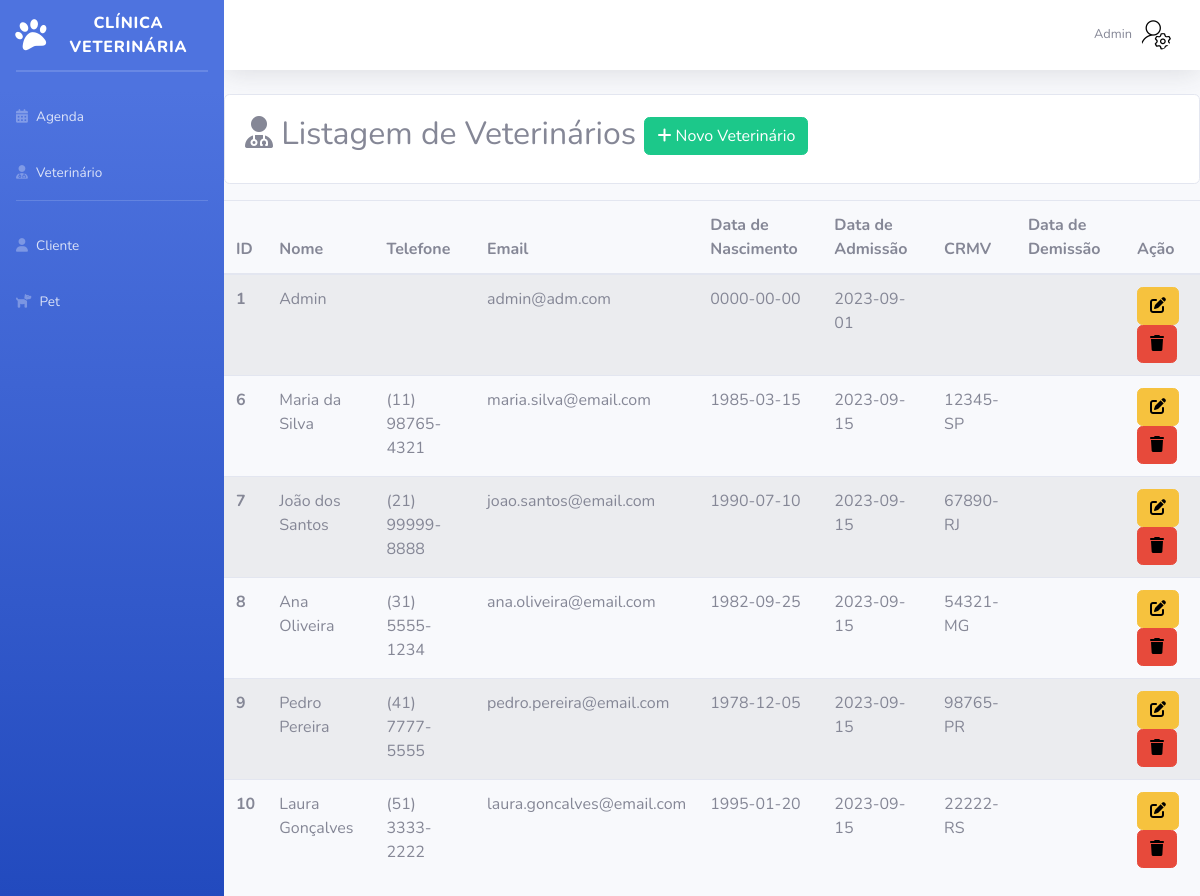
Screenshot of /Sistema/Admin/listagemVeterinario.php (signed in) with the database file from the repository.
### tables this page shows
CREATE TABLE `veterinario` (
  `id` int(11) NOT NULL,
  `status` varchar(10) NOT NULL,
  `nome` varchar(200) NOT NULL,
  `telefone` varchar(20) NOT NULL,
  `email` varchar(200) NOT NULL,
  `dataNascimento` date NOT NULL,
  `dataAdmissao` date DEFAULT current_timestamp(),
  `senha` varchar(200) NOT NULL,
  `CRMV` varchar(50) NOT NULL,
  `dataDemissao` date DEFAULT NULL
);

### Sistema/Admin/listagemVeterinario.php (the view, shortened to what this page needs)
<?php
require_once("conexao.php");
$sql = "select * from veterinario";
$resultado = mysqli_query($conexao, $sql);
?>
<!DOCTYPE html>
<html lang="pt-br">
<head>
    <link href="vendor/fontawesome-free/css/all.min.css" rel="stylesheet" type="text/css">
    <link href="css/sb-admin-2.min.css" rel="stylesheet">
</head>
<body id="page-top">
    <div id="wrapper">
        <?php require_once("sidebarAdmin.php"); ?>
        <div id="content-wrapper" class="d-flex flex-column">
            <div id="content">
                <?php require_once("topbarAdmin.php"); ?>
                <div>
                    <div class="card mt-3 mb-3">
                        <div class="card-body">
                            <h2><i class="fa-solid fa-user-doctor"></i> Listagem de Veterinários <a
                                    href="cadastroVeterinario.php" class="btn btn-success btn-sn"><i
                                        class="fa-solid fa-plus" style="color: #ffffff;"></i> Novo Veterinário</a></h2>
                        </div>
                    </div>
                    <table class="table table-striped table-hover">
                        <thead>
                            <tr>
                                <th scope="col">ID</th>
                                <th scope="col">Nome</th>
                                <th scope="col">Telefone</th>
                                <th scope="col">Email</th>
                                <th scope="col">Data de Nascimento</th>
                                <th scope="col">Data de Admissão</th>
                                <th scope="col">CRMV</th>
                                <th scope="col">Data de Demissão</th>
                                <th scope="col">Ação</th>
                            </tr>
                        </thead>
                        <tbody>
                            <?php while ($linha = mysqli_fetch_array($resultado)) { ?>
                                <tr>
                                    <th scope="row">
                                        <?= $linha['id'] ?>
                                    </th>
                                    <td>
                                        <?= $linha['nome'] ?>
                                    </td>
                                    <td>
                                        <?= $linha['telefone'] ?>
                                    </td>
                                    <td>
                                        <?= $linha['email'] ?>
                                    </td>
                                    <td>
                                        <?= $linha['dataNascimento'] ?>
                                    </td>
                                    <td>
                                        <?= $linha['dataAdmissao'] ?>
                                    </td>
                                    <td>
                                        <?= $linha['CRMV'] ?>
                                    </td>
                                    <td>
                                    </td>
                                    <td>
                                        <a href="editarVeterinario.php?id=<?= $linha['id'] ?>" class="btn btn-warning"><i
                                                class="fa-solid fa-pen-to-square" style="color: #000000;"></i></a>
                                        <a href="listagemVeterinario.php?id=<?= $linha['id'] ?>" class="btn btn-danger"
                                            onclick="return confirm('Confirma exclusão?')"><i class="fa-solid fa-trash"
                                                style="color: #000000;"></i></a>
                                    </td>
                                </tr>
                            <?php } ?>
                            </table>
                </div>
            </div>
        </div>
    </div>
</body>
</html>

### rows the page displays
veterinario: id "1", nome "Admin", email "admin@adm.com", dataNascimento "0000-00-00", dataAdmissao "2023-09-01"
veterinario: id "6", nome "Maria da Silva", telefone "(11) 98765-4321", email "maria.silva@email.com", dataNascimento "1985-03-15", dataAdmissao "2023-09-15", CRMV "12345-SP"
veterinario: id "7", nome "João dos Santos", telefone "(21) 99999-8888", email "joao.santos@email.com", dataNascimento "1990-07-10", dataAdmissao "2023-09-15", CRMV "67890-RJ"
veterinario: id "8", nome "Ana Oliveira", telefone "(31) 5555-1234", email "ana.oliveira@email.com", dataNascimento "1982-09-25", dataAdmissao "2023-09-15", CRMV "54321-MG"
veterinario: id "9", nome "Pedro Pereira", telefone "(41) 7777-5555", email "pedro.pereira@email.com", dataNascimento "1978-12-05", dataAdmissao "2023-09-15", CRMV "98765-PR"
veterinario: id "10", nome "Laura Gonçalves", telefone "(51) 3333-2222", email "laura.goncalves@email.com", dataNascimento "1995-01-20", dataAdmissao "2023-09-15", CRMV "22222-RS"
